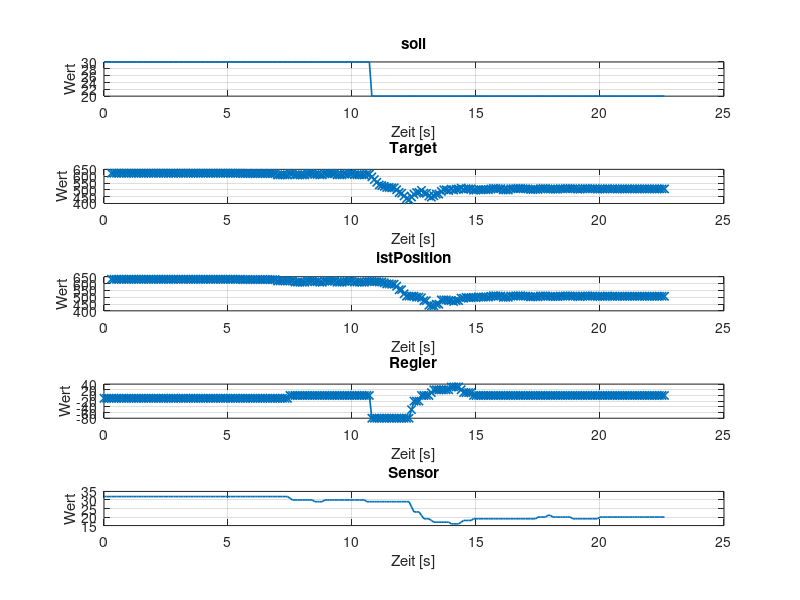

Recreate this plot in MATLAB. (Note: this script raises an error after producing the figure.)
%% 1. INITIALISIERUNG & DATEN LADEN
clear; clc; close all;

% Datei laden
load('Messungen.mat');

%% 2. SIGNAL-KONFIGURATION (Hier einfach selbst sortieren & anpassen)
% Trage hier alle Signale in der gewünschten Reihenfolge ein:
sigNames = { ...
    'soll', ...
    'Target', ...
    'istPosition', ...
    'Regler', ...
    'Sensor' ...
};

%% 3. DATEN AUS DEM WORKSPACE EXTRAHIEREN
sigData = struct();
validSigNames = {}; % Speichert nur existierende Signale

for k = 1:numel(sigNames)
    name = sigNames{k};
    if exist(name, 'var')
        sigData.(name) = eval(name);
        validSigNames{end+1} = name; %#ok<SAGROW>
    else
        warning('Variable "%s" wurde nicht in den geladenen Daten gefunden.', name);
    end
end

n = numel(validSigNames);
if n == 0
    error('Keines der angegebenen Signale wurde gefunden.');
end

%% 4. EINZELNE PLOTS (Subplots in gewählter Reihenfolge)
figure('Name', 'Signale einzeln', 'Color', 'w');

for k = 1:n
    name = validSigNames{k};
    s = sigData.(name);
    
    t = s.time;
    y = s.signals.values;
    
    subplot(n, 1, k);
    
    % Prüfen, ob das Signal 'Target', 'istPosition' oder 'Regler' ist -> Linie mit Kreuzen
    if strcmpi(name, 'Target') || strcmpi(name, 'istPosition') || strcmpi(name, 'Regler')
        plot(t, y, '-x', 'LineWidth', 1.2, 'MarkerSize', 6);
    else
        plot(t, y, 'LineWidth', 1.2);
    end
    
    grid on;
    title(name, 'Interpreter', 'none');
    xlabel('Zeit [s]');
    ylabel('Wert');
end

sgtitle('Alle Signale einzeln (Subplots)');

%% 5. GEMEINSAMER PLOT (Alle in einer Figure)
figure('Name', 'Signale gemeinsam', 'Color', 'w');
hold on;

for k = 1:n
    name = validSigNames{k};
    s = sigData.(name);
    
    t = s.time;
    y = s.signals.values;
    
    % Prüfen, ob das Signal 'Target', 'istPosition' oder 'Regler' ist -> Linie mit Kreuzen
    if strcmpi(name, 'Target') || strcmpi(name, 'istPosition') || strcmpi(name, 'Regler')
        plot(t, y, '-x', 'LineWidth', 1.5, 'MarkerSize', 6, 'DisplayName', name);
    else
        plot(t, y, 'LineWidth', 1.5, 'DisplayName', name);
    end
end

hold off;
grid on;
xlabel('Zeit [s]');
ylabel('Wert');
title('Alle Signale in einem Plot');
legend('Interpreter', 'none', 'Location', 'best');
